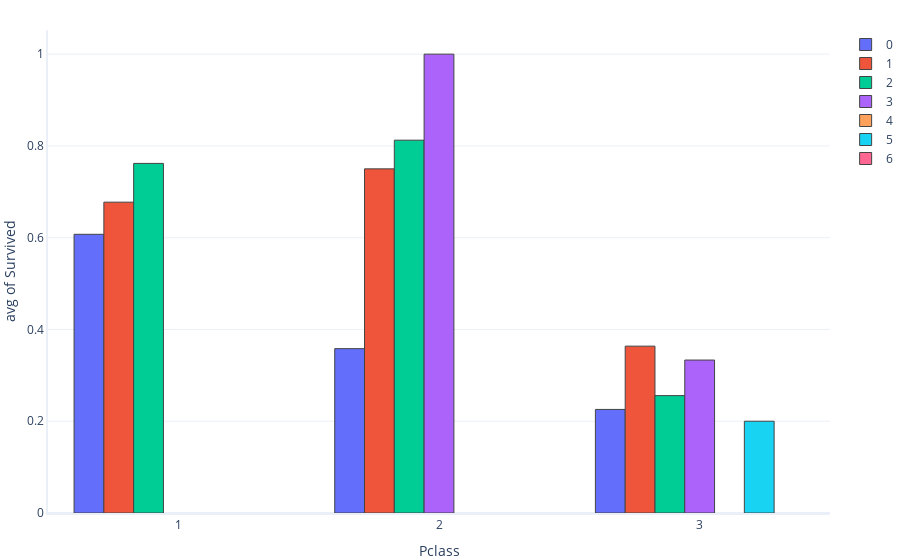

The notebook cell saved with this chart:
### Markdown cell above
The box and whisker plot (top) shows that at least half the people had third-class tickets - notice how the median and maximum of the plot both sit at `Pclass = 3`.

The histogram shows us that people in second and third class tended not to survive the wreck.

Let's look at how survival varies, depending on whether you had parents or children on the ship

### Code cell
graphing.multiple_histogram(dataset, 
                            label_x='Pclass', # group by ticket class
                            label_group="Parch", # colour by no parents or children
                            label_y='Survived', 
                            histfunc="avg")

### Figure 1 — Plotly figure (JSON) as saved in the notebook; plotly's stock layout.template omitted (floating-point values rounded to 4 significant figures; data arrays with more than 128 entries replaced by an {"elided": "..."} marker saying what was removed)
{"data": [{"histfunc": "avg", "name": "0", "type": "histogram", "x": {"elided": "678 int values"}, "y": {"elided": "678 int values"}}, {"histfunc": "avg", "name": "1", "type": "histogram", "x": [3, 3, 3, 3, 3, 1, 3, 1, 2, 1, 1, 1, 3, 2, 1, 3, 3, 1, 3, 3, 3, 3, 2, 3, 2, 3, 3, 3, 1, 3, 2, 1, 3, 1, 2, 1, 3, 3, 1, 2, 2, 1, 2, 3, 1, 1, 2, 3, 3, 1, 3, 3, 2, 3, 2, 3, 3, 2, 2, 3, 3, 3, 3, 3, 1, 2, 2, 3, 3, 2, 1, 2, 1, 1, 3, 2, 3, 2, 3, 2, 3, 2, 3, 2, 1, 2, 3, 1, 3, 1, 3, 3, 2, 1, 3, 2, 3, 2, 1, 3, 3, 2, 3, 2, 1, 3, 3, 2, 1, 2, 3, 1, 3, 1, 3, 1, 1, 2], "y": [0, 1, 0, 0, 0, 0, 1, 1, 1, 0, 0, 0, 1, 0, 0, 0, 0, 1, 0, 1, 0, 0, 1, 0, 1, 0, 0, 0, 1, 0, 1, 0, 0, 1, 1, 0, 0, 1, 1, 0, 0, 1, 1, 1, 1, 0, 1, 1, 0, 1, 0, 0, 1, 0, 1, 0, 0, 1, 1, 1, 1, 1, 0, 1, 1, 0, 1, 0, 0, 1, 1, 1, 1, 1, 0, 1, 0, 1, 1, 0, 1, 1, 0, 1, 1, 0, 0, 1, 1, 0, 0, 1, 1, 0, 0, 1, 1, 1, 1, 0, 0, 1, 1, 0, 1, 1, 0, 1, 1, 0, 0, 1, 1, 1, 1, 1, 1, 1]}, {"histfunc": "avg", "name": "2", "type": "histogram", "x": [3, 1, 2, 2, 3, 3, 3, 3, 2, 1, 3, 3, 1, 3, 3, 2, 3, 3, 3, 3, 3, 3, 3, 3, 2, 2, 3, 3, 3, 1, 1, 1, 1, 3, 1, 1, 3, 3, 1, 3, 2, 3, 1, 3, 1, 2, 2, 3, 1, 2, 3, 2, 1, 1, 3, 3, 1, 1, 3, 2, 2, 3, 3, 1, 3, 2, 1, 2, 1, 3, 3, 3, 1, 3, 3, 2, 3, 3, 3, 3], "y": [1, 0, 1, 1, 0, 0, 1, 0, 1, 1, 0, 0, 1, 0, 0, 0, 0, 0, 1, 0, 0, 1, 0, 1, 1, 1, 0, 1, 1, 0, 1, 1, 1, 0, 1, 0, 1, 0, 1, 1, 1, 0, 1, 0, 1, 0, 1, 0, 0, 1, 1, 1, 1, 1, 0, 0, 1, 1, 0, 1, 1, 0, 0, 0, 0, 0, 1, 1, 1, 0, 1, 0, 1, 0, 0, 1, 0, 0, 0, 0]}, {"histfunc": "avg", "name": "3", "type": "histogram", "x": [3, 2, 3, 2, 3], "y": [0, 1, 0, 1, 1]}, {"histfunc": "avg", "name": "4", "type": "histogram", "x": [3, 3, 1, 3], "y": [0, 0, 0, 0]}, {"histfunc": "avg", "name": "5", "type": "histogram", "x": [3, 3, 3, 3, 3], "y": [0, 1, 0, 0, 0]}, {"histfunc": "avg", "name": "6", "type": "histogram", "x": [3], "y": [0]}], "layout": {"xaxis": {"title": {"text": "Pclass"}}, "yaxis": {"title": {"text": "avg of Survived"}}}}
